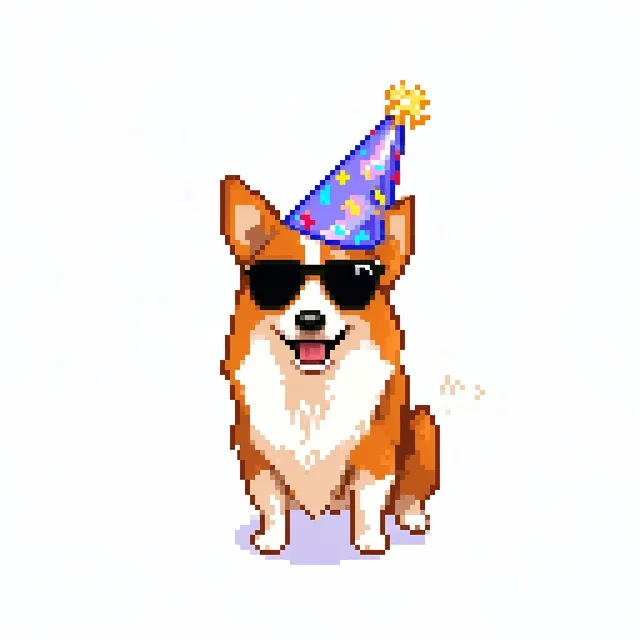
#> input picture photos/medium2.jpg, 640 x 640 px
$ python thresh.py
#> lines starting #> are read from the running program, lines starting #| are printed output that depends on the picture; after the words box and inside, x2 and y2 are one past the last pixel; in counts of white or black regions, pixels touching at a corner belong together
import cv2 as cv

img = cv.imread('photos/medium2.jpg')
#> img is the input picture: shape (640, 640, 3); mean B, G, R 232.7, 235.1, 241.8
gray = cv.cvtColor(img, cv.COLOR_BGR2GRAY)
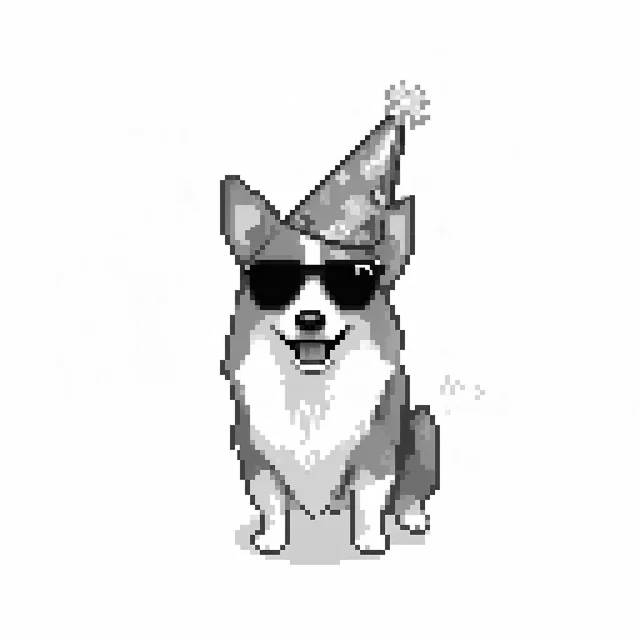
#> gray: shape (640, 640); min 0, max 255, mean 237.1

threshold, thresh = cv.threshold(gray,150,255,cv.THRESH_BINARY)
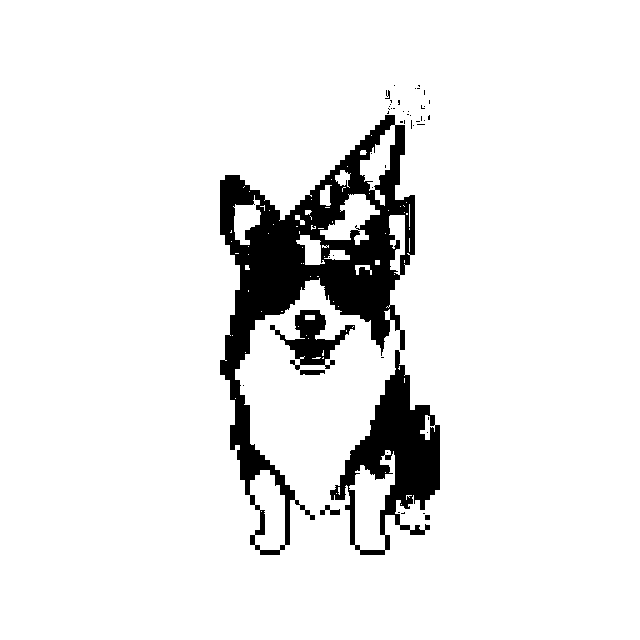
#> thresh: shape (640, 640); 91.5% white; 49 black regions (42 under 20 px), largest, box (x1, y1, x2, y2) and area: (220, 115, 415, 555) 24016, (330, 350, 440, 555) 8536, (270, 310, 355, 370) 1920
cv.imshow('thresh',thresh)

threshold, thresh_inv = cv.threshold(gray,150,255,cv.THRESH_BINARY_INV)
cv.imshow('thresh_inv',thresh_inv)

adaptive_thresh=cv.adaptiveThreshold(gray,255,cv.ADAPTIVE_THRESH_MEAN_C, cv.THRESH_BINARY, 11,3)
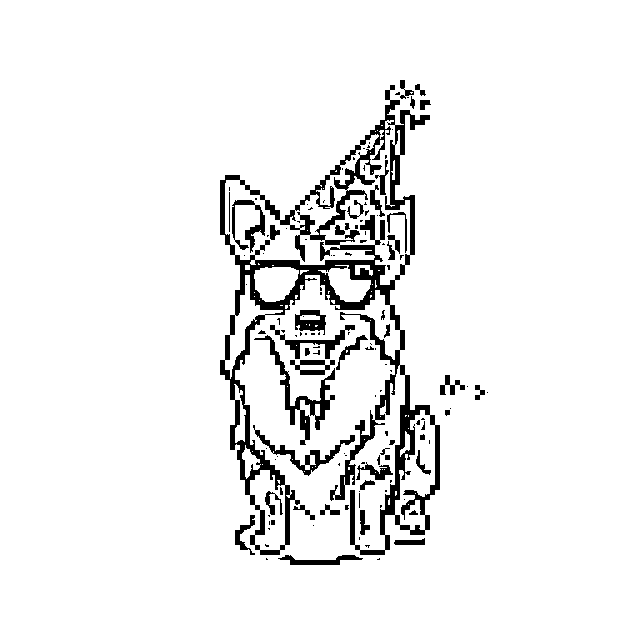
#> adaptive_thresh: shape (640, 640); 93.7% white; 133 black regions (87 under 20 px), largest, box (x1, y1, x2, y2) and area: (220, 85, 440, 555) 17469, (254, 335, 335, 445) 1411, (253, 425, 355, 476) 799
cv.imshow('adaptive_thresh',adaptive_thresh)

cv.waitKey(0)
